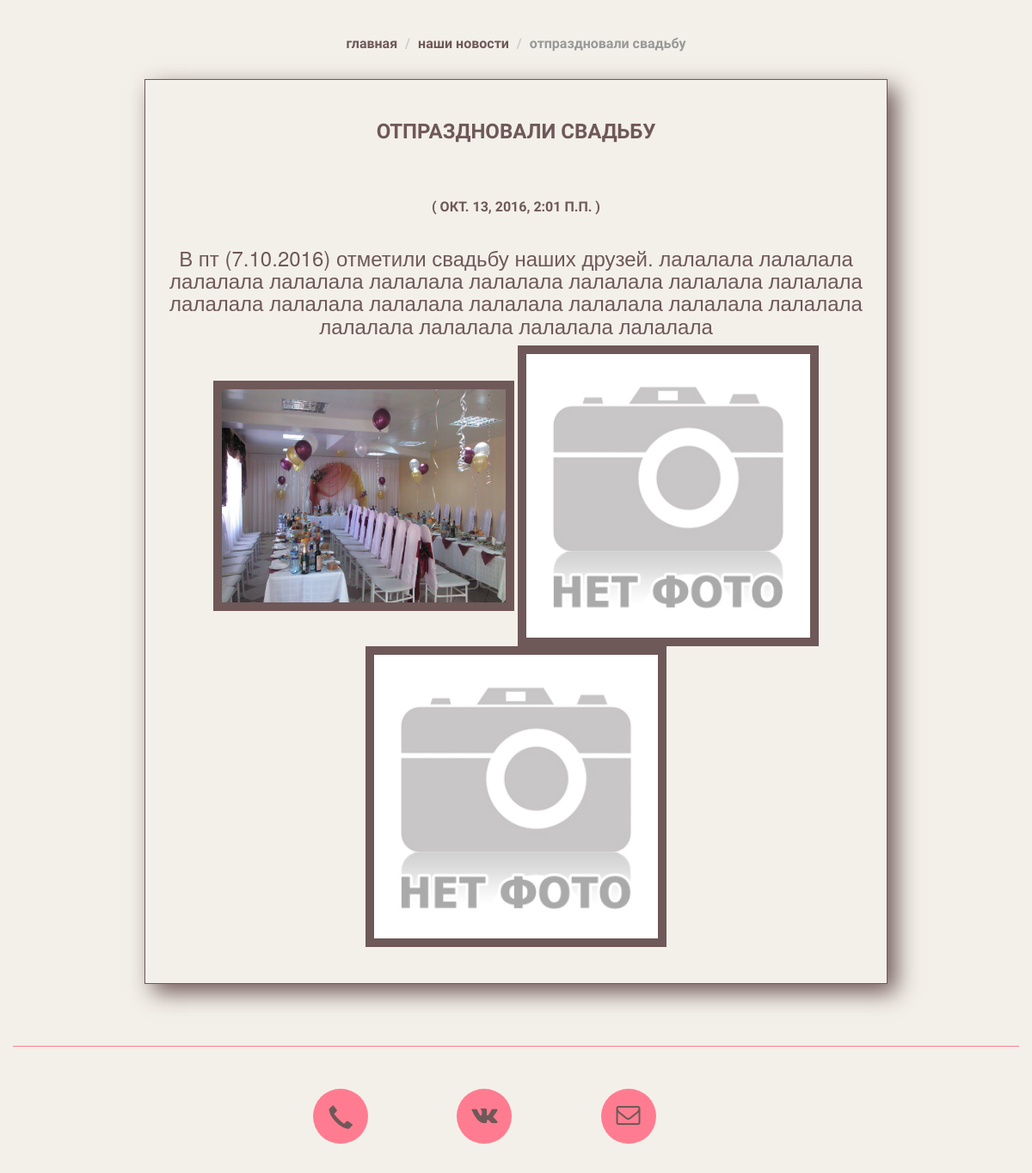
/news/3/, run on an earlier commit of the app's database.
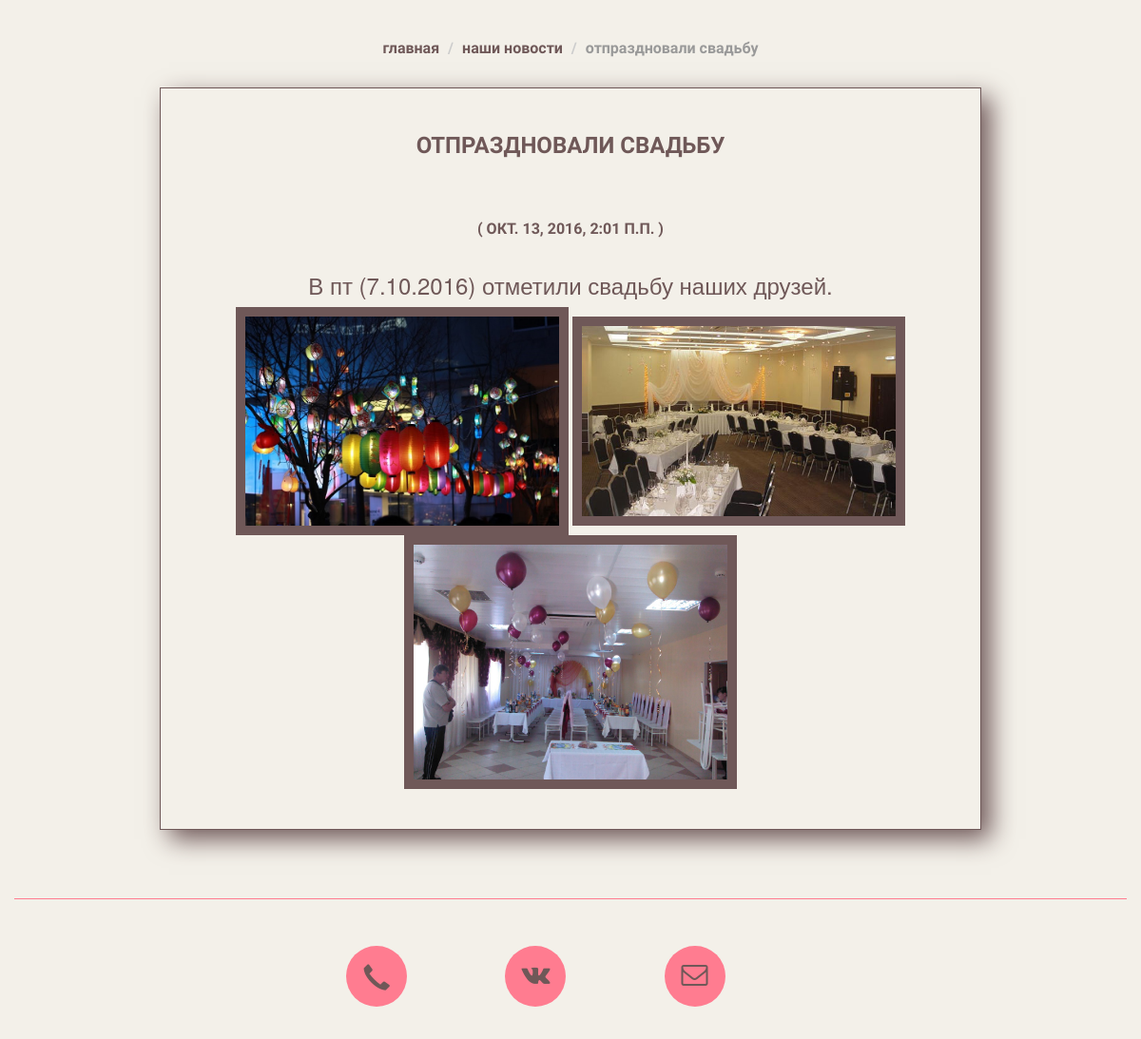
And on a later commit of the database.
### newsApp/models.py (models this page shows, shortened)
class New(models.Model):
    title = models.CharField(max_length=255,verbose_name=u'Название')
    text = models.TextField(verbose_name=u'Текст новости')
    date =  models.DateTimeField(auto_now_add=True,verbose_name=u'Дата')
    category = models.ForeignKey(CategoryNews,verbose_name=u'Категория новости')
    class Meta:
        verbose_name=u"Новость"
        verbose_name_plural=u"Новости"

class New_Photos(models.Model):
    text = models.TextField(verbose_name=u'текст к фото если нужен')
    photo = models.ImageField(blank=True,verbose_name=u'фото')
    isDefault = models.BooleanField(verbose_name=u'обложка альбома')
    new = models.ForeignKey(New,verbose_name=u'фото относится к этой нвоости \ событию')
    def get_photo(self):
        if self.photo:
            return self.photo.url
        else:
            return DEFAULT_PHOTO
    class Meta:
        verbose_name=u"Фото"
        verbose_name_plural=u"Фотографии"

### newsApp/views.py (the view)
# urls.py: url(r'^(?P<pk>\d+)/$', views.NewsDetailView.as_view(), name='news-detail'),
class NewsDetailView(DetailView):
    model = New

### newsApp/templates/newsApp/new_detail.html
﻿{% extends "app/layout.html" %}
{% block content %}
{% load staticfiles %}
<section class="section_news">
    <ol class="breadcrumb">
        <li><a href="../../">Главная</a></li>
        <li><a href="../">Наши новости</a></li>
        <li class="active">{{ object.title }}</li>
    </ol>
    <div class="container">
        <h2>{{ object.title }}</h2>
        <h2 class="section_news__date">( {{ object.date }} ) </h2>
        <div class="section_news__text">
            <h3>{{ object.text }}</h3>
        </div>
        <div class="section_news__photos">
            {%for ph in object.new_photos_set.all%}
                <img src="{{ph.get_photo}}"/>
            {%endfor%}
        </div>
    </div>
</section>
{% endblock %}

What changed in the data, as far as the page shows it:
changed New "ОТПРАЗДНОВАЛИ СВАДЬБУ": text "…отметили свадьбу наших друзей. лалалала лалалала лалалала лалалала лалалала лалалала лалалала лалалала лалалала лалалала лалалала лалалала лалалала лалалала лалалала лалалала лалалала лалалала лалалала лалалала" → "В пт (7.10.2016) отметили свадьбу наших друзей."
changed New_Photos (number 1 of 3 on the later page): get_photo: a different picture
changed New_Photos (number 2 of 3 on the later page): get_photo: picture added in place of a placeholder
changed New_Photos (number 3 of 3 on the later page): get_photo: picture added in place of a placeholder
